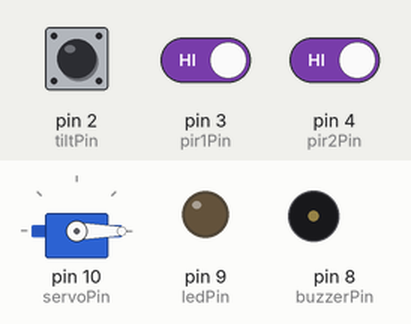
This sketch was run on a simulated Arduino Uno, built with avr-gcc and run on an emulated ATmega328P. Shown: servo, output pins drawn as LEDs (lit = HIGH), buzzer (waves = sounding). Dashed ring = blinking. The inputs (shaded band) are chosen by the test bench; at power-on: pin 2 (tiltPin) HIGH, pin 3 (pir1Pin) HIGH, pin 4 (pir2Pin) HIGH. What the sketch prints to the serial monitor is not drawn.

Above: at 2.2 s.
2.3 s: pin 2 (tiltPin) driven LOW
At 2.4 s:
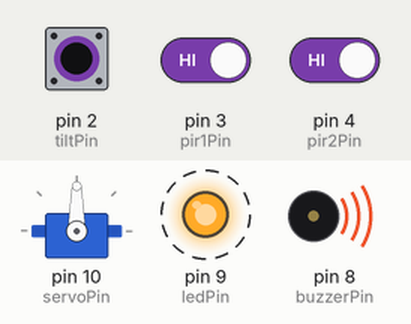
5.3 s: pin 2 (tiltPin) driven HIGH
At 6.5 s:
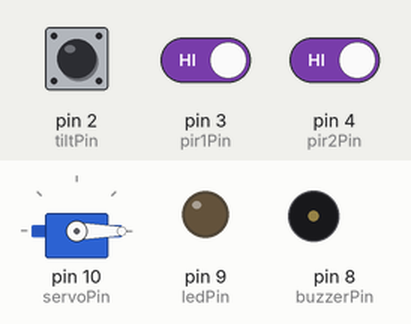
6.8 s: pin 3 (pir1Pin) driven LOW
At 7.8 s:
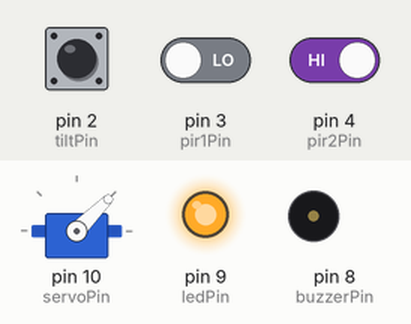
8.4 s: pin 2 (tiltPin) pulsed LOW 2 times (0.12 s each, 0.3 s apart)
At 10.2 s:
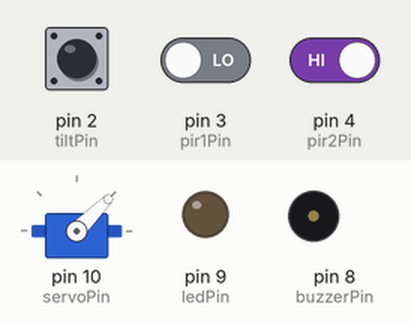
Timing chart, 0 to 11.5 s (numbered marks = the images above; inputs shaded):
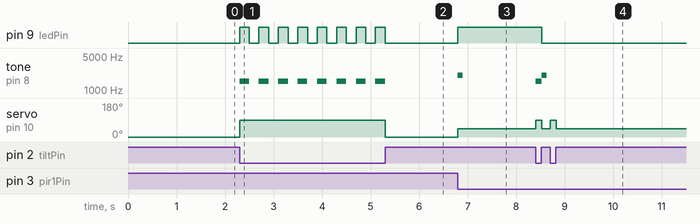

The sketch:

sketch_nov23a.ino
```cpp
#include <Servo.h>

const int tiltPin = 2;
const int pir1Pin = 3;
const int pir2Pin = 4;
const int ledPin = 9;
const int buzzerPin = 8;
const int servoPin = 10;

unsigned long lastMotionTime = 0;
unsigned long pirFaultTimer = 0;
bool systemTilted = false;

unsigned long prevLedTilt = 0;
unsigned long prevLedPIR = 0;
unsigned long prevFaultToggle = 0;

const unsigned long ledIntervalTilt = 200;
const unsigned long ledIntervalPIR = 600;
const unsigned long faultToggleInterval = 400;

int motionCount = 0;
int tiltCount = 0;
int faultCount = 0;

Servo myServo;

int lastTiltState = -1;
unsigned long lastTiltChangeTime = 0;
const unsigned long TILT_STUCK_MS = 30000UL;

int lastPir1 = -1;
int lastPir2 = -1;
unsigned long lastPirChangeTime = 0;
bool pirEverChanged = false;

const unsigned long DEBOUNCE_MS = 50;
unsigned long tiltBounceTime = 0;
unsigned long pir1BounceTime = 0;
unsigned long pir2BounceTime = 0;

bool motionActive = false;

void setup() {
  pinMode(tiltPin, INPUT_PULLUP);
  pinMode(pir1Pin, INPUT_PULLUP);
  pinMode(pir2Pin, INPUT_PULLUP);

  pinMode(ledPin, OUTPUT);
  pinMode(buzzerPin, OUTPUT);

  myServo.attach(servoPin);
  myServo.write(0);

  Serial.begin(9600);
  Serial.println("System Booting...");
  delay(1000);
  Serial.println("System Ready.");

  lastTiltState = digitalRead(tiltPin);
  lastTiltChangeTime = millis();

  lastPir1 = digitalRead(pir1Pin);
  lastPir2 = digitalRead(pir2Pin);
  lastPirChangeTime = millis();
}

void loop() {
  unsigned long now = millis();

  int rawTilt = digitalRead(tiltPin);
  int rawPir1 = digitalRead(pir1Pin);
  int rawPir2 = digitalRead(pir2Pin);

  if (rawTilt != lastTiltState && (now - tiltBounceTime > DEBOUNCE_MS)) {
    tiltBounceTime = now;
    handleTiltChange(rawTilt, now);
    lastTiltState = rawTilt;
  }

  if (rawPir1 != lastPir1 && (now - pir1BounceTime > DEBOUNCE_MS)) {
    pir1BounceTime = now;
    lastPir1 = rawPir1;
    pirEverChanged = true;
    lastPirChangeTime = now;
  }

  if (rawPir2 != lastPir2 && (now - pir2BounceTime > DEBOUNCE_MS)) {
    pir2BounceTime = now;
    lastPir2 = rawPir2;
    pirEverChanged = true;
    lastPirChangeTime = now;
  }

  if ((now - lastTiltChangeTime) > TILT_STUCK_MS) {
    Serial.println("⚠ TILT SENSOR WARNING: MAY BE STUCK (warning only)");
    lastTiltChangeTime = now;
  }

  if (systemTilted) {
    tiltAlarm(now);
    motionActive = false;
  }
  else {
    bool pirTriggered = (lastPir1 == LOW || lastPir2 == LOW);
    if (pirTriggered && !motionActive) {
      motionActive = true;
      lastMotionTime = now;
      motionCount++;
      Serial.print("👀 Motion Detected! Count: ");
      Serial.println(motionCount);
      motionAlert(now);
    }
    else if (!pirTriggered) {
      motionActive = false;
    }
  }

  const unsigned long PIR_FAULT_WINDOW = 10000UL;
  if (pirEverChanged && (now - lastPirChangeTime > PIR_FAULT_WINDOW)) {
    faultCount++;
    Serial.print("⚠ POSSIBLE FAULT: PIR sensors unresponsive! Count: ");
    Serial.println(faultCount);
    faultIndicator(now);
    lastPirChangeTime = now;
  }
}

void handleTiltChange(int tiltVal, unsigned long now) {
  lastTiltChangeTime = now;
  bool isTilted = (tiltVal == LOW);
  if (isTilted && !systemTilted) {
    systemTilted = true;
    tiltCount++;
    Serial.println("⚠ WARNING: Device Tilted! System Locked.");
    myServo.write(90);
  }
  else if (!isTilted && systemTilted) {
    systemTilted = false;
    Serial.println("ℹ System Stable. Resuming Sensors...");
    myServo.write(0);
  }
}

void motionAlert(unsigned long now) {
  static bool ledState = LOW;
  if (now - prevLedPIR >= ledIntervalPIR) {
    ledState = !ledState;
    digitalWrite(ledPin, ledState);
    prevLedPIR = now;
    tone(buzzerPin, 2000, 100);
  }
  myServo.write(45);
}

void tiltAlarm(unsigned long now) {
  static bool ledState = LOW;
  if (now - prevLedTilt >= ledIntervalTilt) {
    ledState = !ledState;
    digitalWrite(ledPin, ledState);
    prevLedTilt = now;
    if (ledState) tone(buzzerPin, 1500, 200);
  }
  myServo.write(90);
}

void faultIndicator(unsigned long now) {
  static bool ledState = LOW;
  if (now - prevFaultToggle >= faultToggleInterval) {
    ledState = !ledState;
    digitalWrite(ledPin, ledState);
    if (ledState) tone(buzzerPin, 1000, 150);
    prevFaultToggle = now;
  }
}
```

Measured:
- after the input at 2.3 s, pin 9 (ledPin): alternates HIGH for 0.20 s and LOW for 0.20 s, starting at once; tone on pin 8 (buzzerPin): alternates 1500 Hz for 0.20 s and silent for 0.20 s, starting at once; servo on pin 10 (servoPin): 0° → 90° at once
- after the input at 5.3 s, pin 9 (ledPin): stops changing and stays LOW; tone on pin 8 (buzzerPin): stops changing and stays silent; servo on pin 10 (servoPin): 90° → 0° at once
- after the input at 6.8 s, pin 9 (ledPin): LOW → HIGH at once; tone on pin 8 (buzzerPin): silent → 2000 Hz at once, → silent 0.10 s later; servo on pin 10 (servoPin): 0° → 45° at once
- after the input at 8.4 s, pin 9 (ledPin): HIGH → LOW after 0.13 s; tone on pin 8 (buzzerPin): silent → 1500 Hz at once, → 2000 Hz 0.13 s later, → silent 0.10 s later; servo on pin 10 (servoPin): alternates 90° for 0.13 s and 45° for 0.17 s, 4 changes in all, then stays 45°, starting at once
